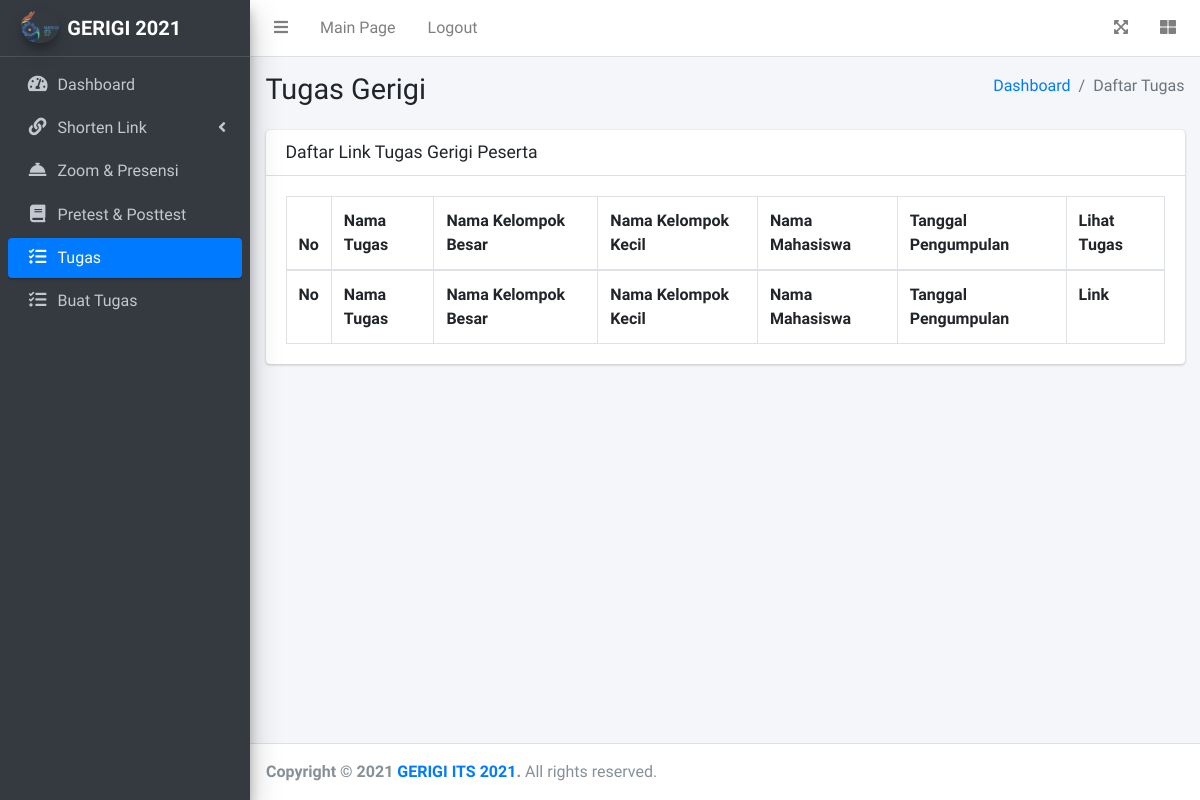
The page /index.php/admin/viewTasks on the database as committed earlier.
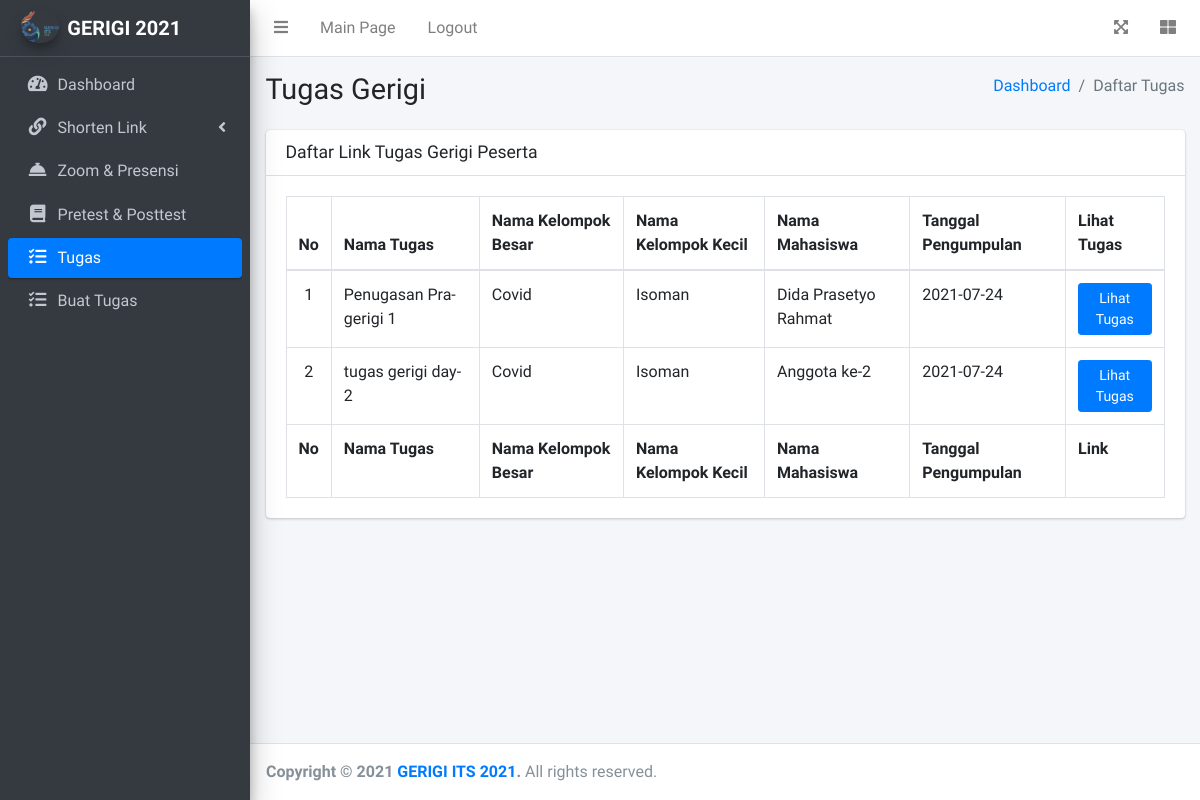
The same page on the database as committed later.
### tables this page shows
CREATE TABLE IF NOT EXISTS `tbtugas` (
  `idTugas` int(11) NOT NULL,
  `idInfoTugas` int(11) NOT NULL,
  `idUser` int(11) NOT NULL,
  `idKelBesar` int(11) NOT NULL,
  `idKelKecil` int(11) NOT NULL,
  `link` varchar(256) NOT NULL,
  `dateCreate` date NOT NULL,
  PRIMARY KEY (`idTugas`)
);

CREATE TABLE IF NOT EXISTS `tbinfotugas` (
  `id_info` int(11) NOT NULL AUTO_INCREMENT,
  `nama_tugas` varchar(256) NOT NULL,
  `keterangan` varchar(512) NOT NULL,
  `SubmitForm` text NOT NULL DEFAULT 'tidak',
  `dateUse` date NOT NULL,
  `dateCreate` date NOT NULL,
  PRIMARY KEY (`id_info`)
);

CREATE TABLE IF NOT EXISTS `tbkelbesar` (
  `idKelBesar` int(11) NOT NULL AUTO_INCREMENT,
  `namaKelBesar` varchar(100) NOT NULL,
  `namaPicKelBesar` varchar(100) NOT NULL,
  `cpPicKelBesar` varchar(100) NOT NULL,
  `dateCreate` datetime NOT NULL,
  PRIMARY KEY (`idKelBesar`)
);

CREATE TABLE IF NOT EXISTS `tbkelkecil` (
  `idKelKecil` int(11) NOT NULL AUTO_INCREMENT,
  `namaKelKecil` varchar(100) NOT NULL,
  `idKelBesar` int(11) NOT NULL,
  `namaPicKelKecil` varchar(100) NOT NULL,
  `cpPicKelKecil` varchar(100) NOT NULL,
  `dateCreate` datetime NOT NULL,
  PRIMARY KEY (`idKelKecil`)
);

CREATE TABLE IF NOT EXISTS `tbuser` (
  `idUser` int(11) NOT NULL AUTO_INCREMENT,
  `username` varchar(25) NOT NULL,
  `userPass` text NOT NULL,
  `nama` varchar(255) NOT NULL,
  `idKelBesar` int(11) NOT NULL,
  `idKelKecil` int(11) NOT NULL,
  `role` text NOT NULL,
  `status` tinyint(1) NOT NULL DEFAULT '0',
  `dateUpdate` datetime NOT NULL,
  PRIMARY KEY (`idUser`)
);

### application/controllers/Admin.php (called while the page is built, shortened)
<?php
class Admin extends CI_Controller
{
	public function __construct()
	{
		$this->load->model('ModelAdmin');
	}
	public function viewTasks()
	{
		$data = [
			'title'			=> 'Tugas',
			'lists'			=> $this->ModelAdmin->getTasks()
		];
		$this->load->view('Adminpage/Templates/header', $data);
		$this->load->view('Adminpage/Templates/navbar');
		$this->load->view('Adminpage/Templates/sidebar', $data);
		$this->load->view('Adminpage/tugas');
		$this->load->view('Adminpage/Templates/footer');
	}
}

### index.php (called while the page is built, shortened)
<?php
require_once BASEPATH.'core/CodeIgniter.php';

### application/models/ModelAdmin.php (called while the page is built, shortened)
<?php
class ModelAdmin extends CI_Model
{
	function getTasks()
	{
		$this->db->select('tbtugas.*, tbuser.nama, tbkelbesar.namaKelBesar, tbkelkecil.namaKelKecil, tbinfotugas.nama_tugas');
		$this->db->from('tbtugas');
		$this->db->join('tbuser', 'tbuser.idUser = tbtugas.idUser');
		$this->db->join('tbkelbesar', 'tbkelbesar.idKelBesar = tbtugas.idKelBesar');
		$this->db->join('tbkelkecil', 'tbkelkecil.idKelKecil = tbtugas.idKelKecil');
		$this->db->join('tbinfotugas', 'tbinfotugas.id_info = tbtugas.idInfoTugas');
		return $this->db->get()->result_array();
	}
}

### application/views/Adminpage/tugas.php (the view)
<div class="content-wrapper">
  <div class="content-header">
    <div class="container-fluid">
      <div class="row mb-2">
        <div class="col-sm-6">
          <h1 class="m-0">Tugas Gerigi</h1>
        </div>
        <div class="col-sm-6">
          <ol class="breadcrumb float-sm-right">
            <li class="breadcrumb-item"><a href="<?= base_url('Admin'); ?>">Dashboard</a></li>
            <li class="breadcrumb-item active">Daftar Tugas</li>
          </ol>
        </div>
      </div>
    </div>
  </div>
  <div class="content">
    <div class="container-fluid">
      <div class="card">
        <div class="card-header">
          <h3 class="card-title">Daftar Link Tugas Gerigi Peserta</h3>
        </div>
        <div class="card-body">
          <table id="datatables" class="table table-bordered table-hover">
            <thead>
              <tr>
                <th>No</th>
                <th>Nama Tugas</th>
                <th>Nama Kelompok Besar</th>
                <th>Nama Kelompok Kecil</th>
                <th>Nama Mahasiswa</th>
                <th>Tanggal Pengumpulan</th>
                <th>Lihat Tugas</th>
              </tr>
            </thead>
            <tbody>
              <?php $i = 1 ?>
              <?php foreach ($lists as $list) : ?>
                <tr>
                  <td class="text-center"><?= $i++; ?></td>
                  <td><?= $list['nama_tugas']; ?></td>
                  <td><?= $list['namaKelBesar']; ?></td>
                  <td><?= $list['namaKelKecil']; ?></td>
                  <td><?= $list['nama']; ?></td>
                  <td><?= $list['dateCreate']; ?></td>
                  <td class="text-center">
                    <a href="https://<?php echo $list['link'];?>" target='_blank' class="btn btn-sm btn-primary">Lihat Tugas</a>
                  </td>
                </tr>
              <?php endforeach; ?>
            </tbody>
            <tfoot>
              <tr>
                <th>No</th>
                <th>Nama Tugas</th>
                <th>Nama Kelompok Besar</th>
                <th>Nama Kelompok Kecil</th>
                <th>Nama Mahasiswa</th>
                <th>Tanggal Pengumpulan</th>
                <th>Link</th>
              </tr>
            </tfoot>
          </table>
        </div>
      </div>
    </div>
  </div>
</div>

### application/views/Adminpage/Templates/header.php (shortened to what this page needs)
<!DOCTYPE html>
<html lang="en">
<head>
  <link rel="stylesheet" href="<?= base_url('assets/admin/vendor/'); ?>fontawesome-free/css/all.min.css">
  <link rel="stylesheet" href="<?= base_url('assets/admin/vendor/'); ?>datatables-bs4/css/dataTables.bootstrap4.min.css">
  <link rel="stylesheet" href="<?= base_url('assets/admin/vendor/'); ?>datatables-responsive/css/responsive.bootstrap4.min.css">
  <link rel="stylesheet" href="<?= base_url('assets/admin/vendor/'); ?>datatables-buttons/css/buttons.bootstrap4.min.css">
  <link rel="stylesheet" href="<?= base_url('assets/admin/css/'); ?>adminlte.min.css">
</head>
<body class="hold-transition sidebar-mini">
  <div class="wrapper">

### application/views/Adminpage/Templates/navbar.php
<nav class="main-header navbar navbar-expand navbar-white navbar-light">
  <ul class="navbar-nav">
    <li class="nav-item">
      <a class="nav-link" data-widget="pushmenu" href="#" role="button"><i class="fas fa-bars"></i></a>
    </li>
    <li class="nav-item d-none d-sm-inline-block">
      <a href="<?= base_url(''); ?>" class="nav-link">Main Page</a>
    </li>
    <li class="nav-item d-none d-sm-inline-block">
      <a href="<?= base_url('home/logout'); ?>" class="nav-link">Logout</a>
    </li>
  </ul>
  <ul class="navbar-nav ml-auto">
    <li class="nav-item">
      <a class="nav-link" data-widget="fullscreen" href="#" role="button">
        <i class="fas fa-expand-arrows-alt"></i>
      </a>
    </li>
    <li class="nav-item">
      <a class="nav-link" data-widget="control-sidebar" data-slide="true" href="#" role="button">
        <i class="fas fa-th-large"></i>
      </a>
    </li>
  </ul>
</nav>

### application/views/Adminpage/Templates/sidebar.php (shortened to what this page needs)
<aside class="main-sidebar sidebar-dark-primary elevation-4">
  <a href="<?= base_url('Admin'); ?>" class="brand-link">
    <img src="<?=base_url('assets/') ?>img/LogoGerigi.png" alt="Logo Gerigi" class="brand-image img-circle elevation-3" style="opacity: .8">
    <span class="brand-text font-weight-bold">GERIGI 2021</span>
  </a>
  <div class="sidebar">
    <nav class="mt-2">
      <ul class="nav nav-pills nav-sidebar flex-column" data-widget="treeview" role="menu" data-accordion="false">
        <li class="nav-item">
          <a href="<?= base_url('Admin'); ?>" class="nav-link <?= $title == 'Admin' ? 'active' : ''; ?>">
            <i class="nav-icon fas fa-tachometer-alt"></i>
            <p>
              Dashboard
            </p>
          </a>
        </li>
        <li class="nav-item <?= ($title == 'Buat Shorten Link' || $title == 'Daftar Shorten Link') ? 'menu-open' : ''; ?>">
          <a href="" class="nav-link <?= ($title == 'Buat Shorten Link' || $title == 'Daftar Shorten Link') ? 'active' : ''; ?>">
            <i class="nav-icon fas fa-link"></i>
            <p>
              Shorten Link
              <i class="right fas fa-angle-left"></i>
            </p>
          </a>
        </li>
        <li class="nav-item">
          <a href="<?= base_url('Admin/link'); ?>" class="nav-link <?= $title == 'Zoom & Presensi' ? 'active' : ''; ?>">
            <i class="nav-icon fas fa-concierge-bell"></i>
            <p>
              Zoom & Presensi
            </p>
          </a>
        </li>
        <li class="nav-item">
          <a href="<?= base_url('Admin/tests'); ?>" class="nav-link <?= $title == 'Pretest & Posttest' ? 'active' : ''; ?>">
            <i class="nav-icon fas fa-book"></i>
            <p>
              Pretest & Posttest
            </p>
          </a>
        </li>
        <li class="nav-item">
          <a href="<?= base_url('Admin/viewTasks'); ?>" class="nav-link <?= $title == 'Tugas' ? 'active' : ''; ?>">
            <i class="nav-icon fas fa-tasks"></i>
            <p>
              Tugas
            </p>
          </a>
        </li>
        <li class="nav-item">
        <a href="<?= base_url('Admin/addTasks'); ?>" class="nav-link <?= $title == 'Buat Tugas' ? 'active' : ''; ?>">
          <i class="nav-icon fas fa-tasks"></i>
          <p>
            Buat Tugas
          </p>
        </a>
      </li>
      </ul>
    </nav>
  </div>
</aside>

### application/views/Adminpage/Templates/footer.php (shortened to what this page needs)
<footer class="main-footer">
  <strong>Copyright &copy; 2021 <a href="<?= base_url(''); ?>">GERIGI ITS 2021</a>.</strong> All rights reserved.
</footer>
</div>
</body>
</html>

Rows that differ between the two databases and show on the page:
added tbtugas: idInfoTugas.nama_tugas "Penugasan Pra-gerigi 1", idKelBesar.namaKelBesar "Covid", idKelKecil.namaKelKecil "Isoman", idUser.nama "Dida Prasetyo Rahmat", dateCreate "2021-07-24"
added tbtugas: idInfoTugas.nama_tugas "tugas gerigi day-2", idKelBesar.namaKelBesar "Covid", idKelKecil.namaKelKecil "Isoman", idUser.nama "Anggota ke-2", dateCreate "2021-07-24"
